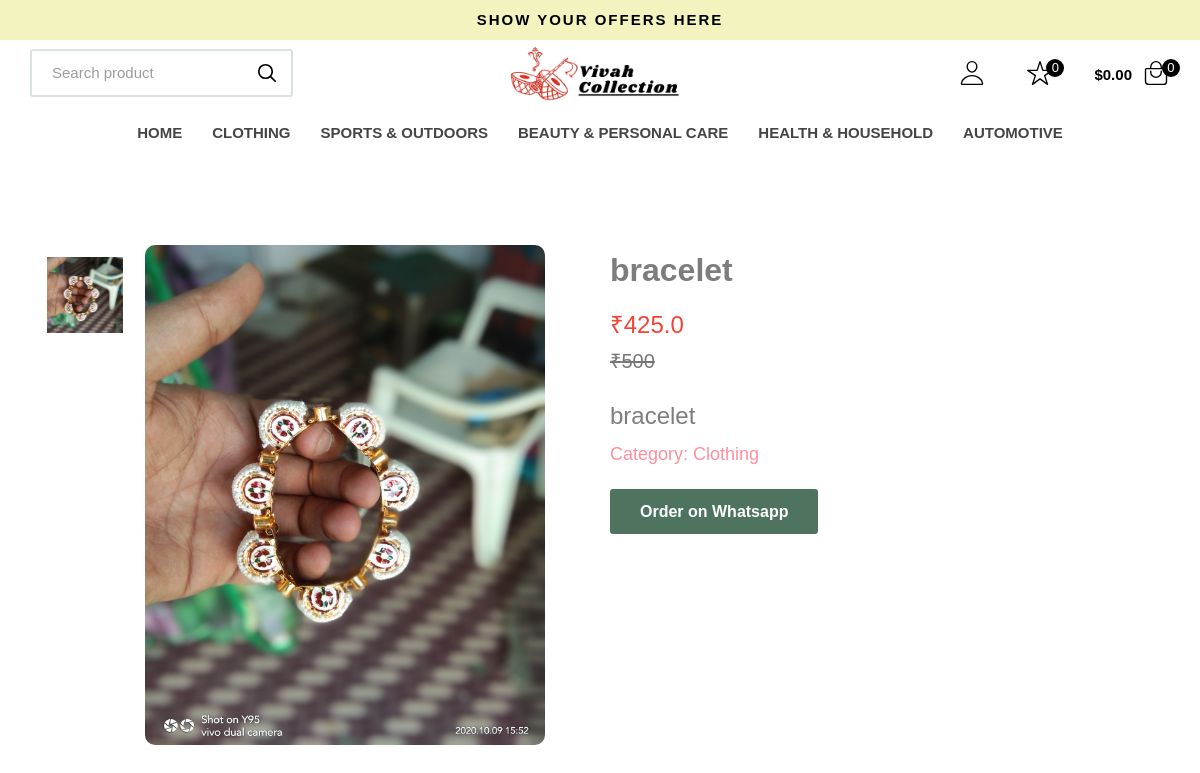
The page /product/7 on the database its author committed.
### inventory/models.py (models this page shows, shortened)
class Category(models.Model):
    category_id = models.AutoField(primary_key=True)
    name = models.CharField(max_length=200)
    display_name = models.CharField(max_length=200)
    description = models.TextField(blank=True, null=True)
    display = models.BooleanField(blank=False,default=True)

class ProductImage(models.Model):
    product = models.ForeignKey(Product, related_name='images', on_delete=models.CASCADE)
    image = models.ImageField(upload_to='product_images/')
    alt_text = models.CharField(max_length=100, blank=True, null=True)
    is_default = models.BooleanField(default=False)
    def __str__(self):
        return f"Image for {self.product.name}"

class Product(models.Model):
    product_id = models.AutoField(primary_key=True)
    name = models.CharField(max_length=100)
    cost = models.IntegerField()
    description = models.TextField()
    additional_details = models.TextField(blank=True, null=True)
    category = models.ForeignKey(ProductCategory, on_delete=models.CASCADE)
    discount = models.ForeignKey(Discount, on_delete=models.SET_NULL, null=True, blank=True)
    created_at = models.DateTimeField(auto_now_add=True)
    updated_at = models.DateTimeField(auto_now=True)
    featured = models.BooleanField(default=False,blank=False)
    def __str__(self):
        return self.name
    @property
    def get_discount_price(self):
        if self.discount:
            if self.discount.discountType == '%':
                return self.cost - (self.cost * (self.discount.value/100))
            else:
                return self.cost - self.discount.value
        else:
            return self.cost

class Discount(models.Model):
    value = models.IntegerField()
    discountType = models.CharField("Discount Type",'discountType',choices=[('%','%'),('₹','₹')],max_length=2,default='%')

### inventory/views.py (the view)
# urls.py: path('product/<int:id>',product_content),
def product_content(request,id):
    header_context = get_header_template_content()
    product_context = get_product_context(int(id))
    return render(request,'product.html',context={
        "header_context" : header_context,
        "product_context": product_context
    })

### inventory/utils.py (called while the page is built)
def get_header_template_content():
    context = {}
    display_category = Category.objects.all().filter(display=True)
    for a in display_category:
        context[a] = [product_category for product_category in ProductCategory.objects.all().filter(main_category=a).filter(display=True)]
    return context # -> {<Category: Clothing>: [<ProductCategory: Men's T-Shirts>, <ProductCategory: Children's Jackets>, <ProductCategory: Women's Skirts>, <ProductCategory: Men's Suits>, <ProductCategory: Athletic Wear>, <ProductCategory: Underwear & Socks>]}

def get_product_images(product: Product):
    images = ProductImage.objects.all().filter(product= product).order_by('-is_default')
    return images

def get_product_context(id:int):
    context = {}
    product = Product.objects.filter(product_id = id)[0]
    context[product] = get_product_images(product)
    print(context)
    return context

### templates/product.html (shortened to what this page needs)
{% extends "base.html" %}
{% block link %}
{% load static %}
<link rel="stylesheet" href="{% static 'css/product.css' %}">
{% endblock link %}
{% block content %}
<div class="product-container">
    {% for product,images in product_context.items %}
    <div class="image-gallery">
        <div class="thumbnail-images">
            {% for image in images %}
            <img src="{{image.image.url}}" alt="{{product.name}}" onclick="changeImage('{{image.image.url}}')">
            {% endfor %}
        </div>
        <div class="main-image">
            {% with default_image=images|first %}
            <img id="mainProductImage" src="{{default_image.image.url}}" alt="{{product.name}}">
            {% endwith %}
        </div>
    </div>
    <div class="product-details">
        <h1>{{product.name}}</h1>
        <div class="price">
            <span class="current-price">₹{{product.get_discount_price}}</span>
            <span class="original-price">₹{{product.cost}}</span>
        </div>
        <p>{{product.description}}</p>
        <div class="additional-info">
            <a href="/category/{{product.category.category_id}}">Category: Clothing</a>
        </div>
        <div class="actions">
            <button class="btn add-to-cart">Order on Whatsapp</button>
        </div>
    </div>
    {% endfor %}
</div>
{% endblock content %}

### templates/base.html (shortened to what this page needs)
<!DOCTYPE html>
<html lang="en">
<head>
    {% load static %}
    <link rel="stylesheet" href="{% static 'css/base.css' %}">
    {% block link %}
    {% endblock link %}
</head>
<body>
    {% include 'header.html' %}
    {% block content %}
    {% endblock content %}
</body>
</html>

### templates/header.html (shortened to what this page needs)
  {% block link %}
      {% load static %}
      <link rel="stylesheet" href="{% static 'css/header.css' %}">
  {% endblock link %}
  <header class="header">
    <div class="alert">
      <div class="container">
        <p class="alert-text">Show your offers here</p>
      </div>
    </div>
    <div class="header-top" data-header>
      <div class="container">
        <div class="input-wrapper">
          <input type="search" name="search" placeholder="Search product" class="search-field">
          <button class="search-submit" aria-label="search">
            <ion-icon name="search-outline" aria-hidden="true"></ion-icon>
          </button>
        </div>
        <a href="#" class="logo">
          <img src="{% static 'Media/resource/logo.png' %}" width="179" height="26" alt="Glowing">
        </a>
        <div class="header-actions">
          <button class="header-action-btn" aria-label="user">
            <ion-icon name="person-outline" aria-hidden="true" aria-hidden="true"></ion-icon>
          </button>
          <button class="header-action-btn" aria-label="favourite item">
            <ion-icon name="star-outline" aria-hidden="true" aria-hidden="true"></ion-icon>
            <span class="btn-badge">0</span>
          </button>
          <button class="header-action-btn" aria-label="cart item">
            <data class="btn-text" value="0">$0.00</data>
            <ion-icon name="bag-handle-outline" aria-hidden="true" aria-hidden="true"></ion-icon>
            <span class="btn-badge">0</span>
          </button>
        </div>
      </div>
    </div>
    <nav class="desktop-navigation-menu">
      <div class="container">
        <ul class="desktop-menu-category-list">
          <li class="menu-category">
            <a href="/" class="menu-title">Home</a>
          </li>
          {% for category, productCategories in header_context.items %}
          <li class="menu-category">
            <a href="/categorys/{{category.category_id}}" class="menu-title">{{category.display_name}}</a>
          </li>
          {% endfor %}
        </ul>
      </div>
    </nav>
  </header>

### static/css/base.css (style rules this page uses)
* { margin: 0; padding: 0; }

### static/css/product.css (style rules this page uses)
.product-container { display: flex; flex-wrap: wrap; justify-content: center; gap: 20px; }
.image-gallery { display: flex; flex: 1; min-width: 300px; justify-content: center; gap:20px; }
.main-image { height: 500px; width: 400px; display: flex; }
.main-image img { width: 100%; height: 100%; border-radius: 10px; }
.thumbnail-images { display: flex; flex-direction: column; margin-top: 10px; flex-wrap: wrap; gap: 10px; }
.thumbnail-images img { width: 80px; height: 80px; object-fit: cover; cursor: pointer; border: 2px solid transparent; transition: border 0.3s; }
.product-details { flex: 1; min-width: 300px; }
.product-details h1 { font-size: 32px; margin-bottom: 10px; }
.product-details p { font-size: 24px; }
.price { margin-bottom: 20px; }
.current-price { font-size: 24px; color: #f44336; margin-right: 10px; }
.original-price { font-size: 20px; color: #777; text-decoration: line-through; }
.actions { display: flex; gap: 10px; margin-bottom: 20px; flex-wrap: wrap; margin: 20px 0; }
.btn { padding: 10px 20px; font-size: 16px; cursor: pointer; border: none; border-radius: 5px; transition: background-color 0.3s; flex: 1; margin-bottom: 10px; }
.add-to-cart { background-color: var(--hoockers-green); color: #fff; }
.additional-info { font-size: 14px; color: #555; }
.additional-info a { font-size: 18px; color: var(--salmon-pink); margin: 5px 0; }
@media (max-width:1200px) { .product-container { margin-top: 25px; } }

### rows shown on the page
Category: display_name "CLOTHING"
Category: display_name "SPORTS & OUTDOORS"
Category: display_name "BEAUTY & PERSONAL CARE"
Category: display_name "HEALTH & HOUSEHOLD"
Category: display_name "AUTOMOTIVE"
Product: image (picture), name "bracelet", get_discount_price "425.0", cost "500", description "bracelet"
ProductImage: image (picture)
